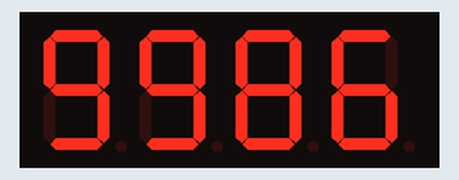
A program run on a simulated Raspberry Pi (BCM pin numbers). On the bench: 4-digit seven-segment display. What the program prints to the terminal is not drawn.

Above: at 0.49 s.
At 5.66 s:
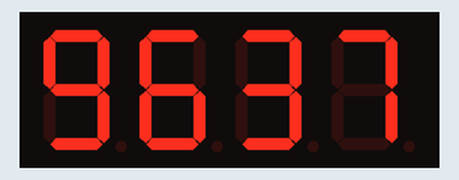
At 10.53 s:
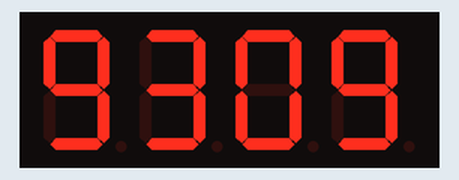
At 20.26 s:
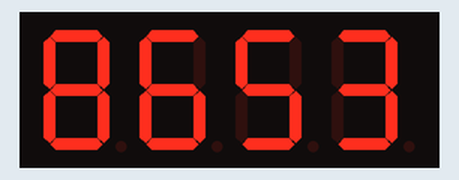
At 30.0 s:
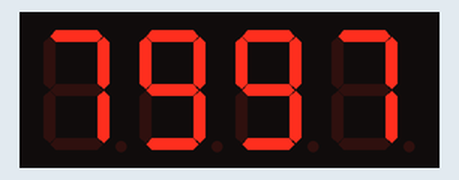
At 39.74 s:
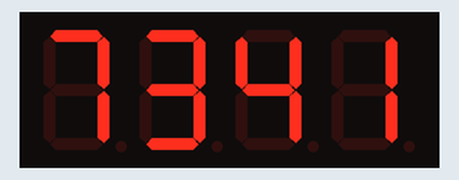

The program:

i2c_7seg.py
```python
#!/usr/bin/env python
# -*- encoding: utf-8 -*-
"""
sample code to use HT16K33 Adafruit 7-segments LED
"""

import smbus
from time import sleep

# address of I2C client (use i2cdetect to find)
addr = 0x70

# ON/OFF data for character 0~9
numeric_data = [
    0x3F, 0x06, 0x5B, 0x4F, 0x66,
    0x6D, 0x7D, 0x07, 0x7F, 0x6F,
]


def initialize():
    global bus
    data = [0x21, 0x81, 0xEF]
    wait = [10, 10, 10]  # milliseconds

    bus = smbus.SMBus(1)
    for d, w in zip(data, wait):
        print 'write', hex(d), 'wait', w, 'ms'
        bus.write_byte(addr, d)
        sleep(w / 1000.0)
    sleep(0.1)


def draw(v1, v2, v3, v4):
    buf = [0] * 16
    buf[0] = numeric_data[v1]
    buf[2] = numeric_data[v2]
    buf[6] = numeric_data[v3]
    buf[8] = numeric_data[v4]

    for i, v in enumerate(buf):
        bus.write_byte_data(addr, i, v)


def sample():
    count = 9999
    while count:
        draw(
            count / 1000,
            count / 100 % 10,
            count / 10 % 10,
            count % 10
        )
        count -= 1
        sleep(0.01)


if __name__ == "__main__":
    initialize()
    sample()
```
